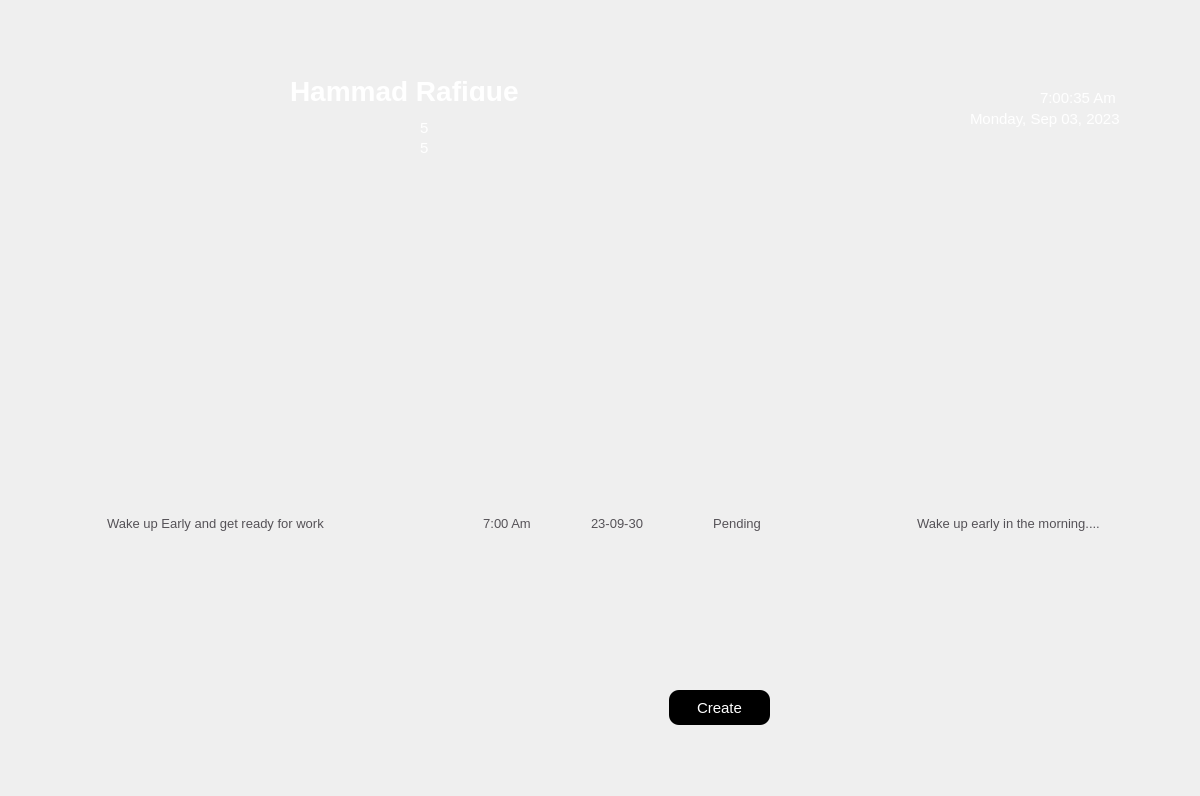
<?xml version="1.0" encoding="UTF-8"?>
<ui version="4.0">
 <class>MainWindow</class>
 <widget class="QMainWindow" name="MainWindow">
  <property name="geometry">
   <rect>
    <x>0</x>
    <y>0</y>
    <width>1200</width>
    <height>796</height>
   </rect>
  </property>
  <property name="maximumSize">
   <size>
    <width>1200</width>
    <height>16777215</height>
   </size>
  </property>
  <property name="windowTitle">
   <string>MainWindow</string>
  </property>
  <property name="unifiedTitleAndToolBarOnMac">
   <bool>false</bool>
  </property>
  <widget class="QWidget" name="centralwidget">
   <widget class="QLabel" name="Img_label">
    <property name="geometry">
     <rect>
      <x>0</x>
      <y>0</y>
      <width>1200</width>
      <height>800</height>
     </rect>
    </property>
    <property name="sizePolicy">
     <sizepolicy hsizetype="Expanding" vsizetype="Fixed">
      <horstretch>0</horstretch>
      <verstretch>0</verstretch>
     </sizepolicy>
    </property>
    <property name="minimumSize">
     <size>
      <width>1200</width>
      <height>800</height>
     </size>
    </property>
    <property name="maximumSize">
     <size>
      <width>1200</width>
      <height>800</height>
     </size>
    </property>
    <property name="text">
     <string/>
    </property>
    <property name="pixmap">
     <pixmap resource="../resources/bin/images/img.qrc">:/img/DashBoard.png</pixmap>
    </property>
   </widget>
   <widget class="QPushButton" name="create_btn_dash">
    <property name="geometry">
     <rect>
      <x>669</x>
      <y>690</y>
      <width>101</width>
      <height>40</height>
     </rect>
    </property>
    <property name="sizePolicy">
     <sizepolicy hsizetype="Expanding" vsizetype="Expanding">
      <horstretch>0</horstretch>
      <verstretch>0</verstretch>
     </sizepolicy>
    </property>
    <property name="minimumSize">
     <size>
      <width>0</width>
      <height>40</height>
     </size>
    </property>
    <property name="maximumSize">
     <size>
      <width>150</width>
      <height>40</height>
     </size>
    </property>
    <property name="styleSheet">
     <string notr="true">#create_btn_dash{
width:100px;
font-size:15px;
font-weight:normal;
background-color:black;
color:white;
margin-bottom:5px;
border-radius:10px;
}

#create_btn_dash:hover{
border:2px solid black;
width:120px;
font-size:17px;

}</string>
    </property>
    <property name="text">
     <string>Create</string>
    </property>
    <property name="autoDefault">
     <bool>false</bool>
    </property>
    <property name="default">
     <bool>true</bool>
    </property>
    <property name="flat">
     <bool>false</bool>
    </property>
   </widget>
   <widget class="QLabel" name="UserName">
    <property name="geometry">
     <rect>
      <x>290</x>
      <y>80</y>
      <width>261</width>
      <height>21</height>
     </rect>
    </property>
    <property name="styleSheet">
     <string notr="true">font-size:28px;
font-weight:bold;
font-family:Arial;
color:white;
background-color:transparent;</string>
    </property>
    <property name="text">
     <string>Hammad Rafique</string>
    </property>
   </widget>
   <widget class="QPushButton" name="closeBtn">
    <property name="geometry">
     <rect>
      <x>1175</x>
      <y>3</y>
      <width>21</width>
      <height>23</height>
     </rect>
    </property>
    <property name="styleSheet">
     <string notr="true">#closeBtn{
border-radius:5px;
}

#closeBtn:hover{
background-color:red;
}</string>
    </property>
    <property name="text">
     <string/>
    </property>
    <property name="icon">
     <iconset>
      <normaloff>C:/Users/Hammad Rafique/Downloads/icons8-close-100.png</normaloff>C:/Users/Hammad Rafique/Downloads/icons8-close-100.png</iconset>
    </property>
   </widget>
   <widget class="QPushButton" name="maximizeBtn">
    <property name="geometry">
     <rect>
      <x>1152</x>
      <y>3</y>
      <width>21</width>
      <height>23</height>
     </rect>
    </property>
    <property name="styleSheet">
     <string notr="true">

#maximizeBtn{
border-radius:5px;
background-color:transparent;

}

#maximizeBtn:hover{
background-color:#A84ECF;

}</string>
    </property>
    <property name="text">
     <string/>
    </property>
    <property name="icon">
     <iconset>
      <normaloff>C:/Users/Hammad Rafique/Downloads/icons8-maximize-100.png</normaloff>C:/Users/Hammad Rafique/Downloads/icons8-maximize-100.png</iconset>
    </property>
    <property name="iconSize">
     <size>
      <width>14</width>
      <height>14</height>
     </size>
    </property>
   </widget>
   <widget class="QPushButton" name="mini_Btn">
    <property name="geometry">
     <rect>
      <x>1130</x>
      <y>3</y>
      <width>21</width>
      <height>23</height>
     </rect>
    </property>
    <property name="styleSheet">
     <string notr="true">
#mini_Btn{
border-radius:5px;
background-color:transparent;

}

#mini_Btn:hover{
background-color:#A84ECF;

}</string>
    </property>
    <property name="text">
     <string/>
    </property>
    <property name="icon">
     <iconset>
      <normaloff>C:/Users/Hammad Rafique/Downloads/icons8-minimize-100.png</normaloff>C:/Users/Hammad Rafique/Downloads/icons8-minimize-100.png</iconset>
    </property>
    <property name="iconSize">
     <size>
      <width>12</width>
      <height>12</height>
     </size>
    </property>
   </widget>
   <widget class="QLabel" name="clock_time">
    <property name="geometry">
     <rect>
      <x>1040</x>
      <y>90</y>
      <width>101</width>
      <height>16</height>
     </rect>
    </property>
    <property name="styleSheet">
     <string notr="true">font-size:11pt;
color:white;</string>
    </property>
    <property name="text">
     <string>7:00:35 Am</string>
    </property>
   </widget>
   <widget class="QLabel" name="clock_date">
    <property name="geometry">
     <rect>
      <x>970</x>
      <y>111</y>
      <width>171</width>
      <height>16</height>
     </rect>
    </property>
    <property name="styleSheet">
     <string notr="true">font-size:11pt;
color:white;</string>
    </property>
    <property name="text">
     <string>Monday, Sep 03, 2023</string>
    </property>
   </widget>
   <widget class="QLabel" name="total_com_task">
    <property name="geometry">
     <rect>
      <x>420</x>
      <y>120</y>
      <width>121</width>
      <height>16</height>
     </rect>
    </property>
    <property name="styleSheet">
     <string notr="true">font-size:11pt;
color:white;</string>
    </property>
    <property name="text">
     <string>5</string>
    </property>
   </widget>
   <widget class="QLabel" name="total_pen_task">
    <property name="geometry">
     <rect>
      <x>420</x>
      <y>140</y>
      <width>121</width>
      <height>16</height>
     </rect>
    </property>
    <property name="styleSheet">
     <string notr="true">font-size:11pt;
color:white;</string>
    </property>
    <property name="text">
     <string>5</string>
    </property>
   </widget>
   <widget class="QScrollArea" name="scrollArea">
    <property name="geometry">
     <rect>
      <x>80</x>
      <y>300</y>
      <width>720</width>
      <height>441</height>
     </rect>
    </property>
    <property name="sizePolicy">
     <sizepolicy hsizetype="Preferred" vsizetype="Preferred">
      <horstretch>0</horstretch>
      <verstretch>60</verstretch>
     </sizepolicy>
    </property>
    <property name="minimumSize">
     <size>
      <width>720</width>
      <height>200</height>
     </size>
    </property>
    <property name="maximumSize">
     <size>
      <width>0</width>
      <height>600</height>
     </size>
    </property>
    <property name="layoutDirection">
     <enum>Qt::LeftToRight</enum>
    </property>
    <property name="styleSheet">
     <string notr="true">border-radius:5px;
background-color:transparent;
display:flex;
flex-direction:column;
justify-content:flex-start;
align-items:flex-start;</string>
    </property>
    <property name="frameShape">
     <enum>QFrame::NoFrame</enum>
    </property>
    <property name="verticalScrollBarPolicy">
     <enum>Qt::ScrollBarAlwaysOff</enum>
    </property>
    <property name="horizontalScrollBarPolicy">
     <enum>Qt::ScrollBarAlwaysOff</enum>
    </property>
    <property name="sizeAdjustPolicy">
     <enum>QAbstractScrollArea::AdjustToContents</enum>
    </property>
    <property name="widgetResizable">
     <bool>true</bool>
    </property>
    <property name="alignment">
     <set>Qt::AlignLeading|Qt::AlignLeft|Qt::AlignTop</set>
    </property>
    <widget class="QWidget" name="scrollAreaWidgetContents">
     <property name="geometry">
      <rect>
       <x>0</x>
       <y>0</y>
       <width>720</width>
       <height>441</height>
      </rect>
     </property>
     <property name="sizePolicy">
      <sizepolicy hsizetype="Expanding" vsizetype="Expanding">
       <horstretch>0</horstretch>
       <verstretch>0</verstretch>
      </sizepolicy>
     </property>
     <layout class="QVBoxLayout" name="verticalLayout">
      <item>
       <widget class="QFrame" name="frame_10">
        <property name="sizePolicy">
         <sizepolicy hsizetype="Fixed" vsizetype="Fixed">
          <horstretch>0</horstretch>
          <verstretch>0</verstretch>
         </sizepolicy>
        </property>
        <property name="minimumSize">
         <size>
          <width>700</width>
          <height>35</height>
         </size>
        </property>
        <property name="styleSheet">
         <string notr="true">margin:5px 0px 0px 5px;
</string>
        </property>
        <property name="frameShape">
         <enum>QFrame::StyledPanel</enum>
        </property>
        <property name="frameShadow">
         <enum>QFrame::Raised</enum>
        </property>
        <widget class="QLabel" name="label_31">
         <property name="geometry">
          <rect>
           <x>10</x>
           <y>0</y>
           <width>361</width>
           <height>35</height>
          </rect>
         </property>
         <property name="minimumSize">
          <size>
           <width>0</width>
           <height>35</height>
          </size>
         </property>
         <property name="styleSheet">
          <string notr="true">font-size:10pt;
color:#555257;
</string>
         </property>
         <property name="text">
          <string>Wake up Early and get ready for work</string>
         </property>
        </widget>
        <widget class="QLabel" name="label_32">
         <property name="geometry">
          <rect>
           <x>370</x>
           <y>0</y>
           <width>91</width>
           <height>35</height>
          </rect>
         </property>
         <property name="minimumSize">
          <size>
           <width>0</width>
           <height>35</height>
          </size>
         </property>
         <property name="styleSheet">
          <string notr="true">font-size:10pt;
color:#555257;
</string>
         </property>
         <property name="text">
          <string>7:00 Am</string>
         </property>
         <property name="alignment">
          <set>Qt::AlignCenter</set>
         </property>
        </widget>
        <widget class="QLabel" name="label_34">
         <property name="geometry">
          <rect>
           <x>460</x>
           <y>0</y>
           <width>131</width>
           <height>35</height>
          </rect>
         </property>
         <property name="minimumSize">
          <size>
           <width>0</width>
           <height>35</height>
          </size>
         </property>
         <property name="styleSheet">
          <string notr="true">font-size:10pt;
color:#555257;
</string>
         </property>
         <property name="text">
          <string>23-09-30</string>
         </property>
         <property name="alignment">
          <set>Qt::AlignCenter</set>
         </property>
        </widget>
        <widget class="QLabel" name="label_35">
         <property name="geometry">
          <rect>
           <x>590</x>
           <y>0</y>
           <width>111</width>
           <height>35</height>
          </rect>
         </property>
         <property name="minimumSize">
          <size>
           <width>0</width>
           <height>35</height>
          </size>
         </property>
         <property name="styleSheet">
          <string notr="true">font-size:10pt;
color:#555257;
</string>
         </property>
         <property name="text">
          <string>Pending</string>
         </property>
         <property name="alignment">
          <set>Qt::AlignCenter</set>
         </property>
        </widget>
       </widget>
      </item>
     </layout>
    </widget>
   </widget>
   <widget class="QScrollArea" name="scrollArea_2">
    <property name="geometry">
     <rect>
      <x>850</x>
      <y>300</y>
      <width>271</width>
      <height>441</height>
     </rect>
    </property>
    <property name="sizePolicy">
     <sizepolicy hsizetype="Preferred" vsizetype="Preferred">
      <horstretch>0</horstretch>
      <verstretch>0</verstretch>
     </sizepolicy>
    </property>
    <property name="styleSheet">
     <string notr="true">background-color:transparent;
border:0px</string>
    </property>
    <property name="verticalScrollBarPolicy">
     <enum>Qt::ScrollBarAlwaysOff</enum>
    </property>
    <property name="horizontalScrollBarPolicy">
     <enum>Qt::ScrollBarAlwaysOff</enum>
    </property>
    <property name="widgetResizable">
     <bool>true</bool>
    </property>
    <widget class="QWidget" name="scrollAreaWidgetContents_2">
     <property name="geometry">
      <rect>
       <x>0</x>
       <y>0</y>
       <width>271</width>
       <height>441</height>
      </rect>
     </property>
     <layout class="QVBoxLayout" name="verticalLayout_2">
      <item>
       <widget class="QFrame" name="frame_9">
        <property name="sizePolicy">
         <sizepolicy hsizetype="Fixed" vsizetype="Fixed">
          <horstretch>0</horstretch>
          <verstretch>0</verstretch>
         </sizepolicy>
        </property>
        <property name="minimumSize">
         <size>
          <width>250</width>
          <height>35</height>
         </size>
        </property>
        <property name="maximumSize">
         <size>
          <width>250</width>
          <height>35</height>
         </size>
        </property>
        <property name="styleSheet">
         <string notr="true">margin:5px 0px 0px 5px;
</string>
        </property>
        <property name="frameShape">
         <enum>QFrame::StyledPanel</enum>
        </property>
        <property name="frameShadow">
         <enum>QFrame::Raised</enum>
        </property>
        <widget class="QLabel" name="label_89">
         <property name="geometry">
          <rect>
           <x>10</x>
           <y>2</y>
           <width>30</width>
           <height>30</height>
          </rect>
         </property>
         <property name="sizePolicy">
          <sizepolicy hsizetype="Fixed" vsizetype="Fixed">
           <horstretch>0</horstretch>
           <verstretch>0</verstretch>
          </sizepolicy>
         </property>
         <property name="minimumSize">
          <size>
           <width>30</width>
           <height>30</height>
          </size>
         </property>
         <property name="maximumSize">
          <size>
           <width>30</width>
           <height>30</height>
          </size>
         </property>
         <property name="styleSheet">
          <string notr="true">border:0px</string>
         </property>
         <property name="text">
          <string/>
         </property>
         <property name="pixmap">
          <pixmap>C:/Users/Hammad Rafique/Downloads/icons8-tick-100.png</pixmap>
         </property>
         <property name="scaledContents">
          <bool>true</bool>
         </property>
         <property name="alignment">
          <set>Qt::AlignCenter</set>
         </property>
         <property name="wordWrap">
          <bool>false</bool>
         </property>
        </widget>
        <widget class="QLabel" name="label_90">
         <property name="geometry">
          <rect>
           <x>50</x>
           <y>0</y>
           <width>200</width>
           <height>35</height>
          </rect>
         </property>
         <property name="sizePolicy">
          <sizepolicy hsizetype="Fixed" vsizetype="Fixed">
           <horstretch>0</horstretch>
           <verstretch>0</verstretch>
          </sizepolicy>
         </property>
         <property name="minimumSize">
          <size>
           <width>200</width>
           <height>35</height>
          </size>
         </property>
         <property name="maximumSize">
          <size>
           <width>180</width>
           <height>35</height>
          </size>
         </property>
         <property name="font">
          <font>
           <pointsize>10</pointsize>
          </font>
         </property>
         <property name="styleSheet">
          <string notr="true">font-size:10pt;
color:#555257;
border:0px;
</string>
         </property>
         <property name="text">
          <string>Wake up early in the morning....</string>
         </property>
        </widget>
       </widget>
      </item>
     </layout>
    </widget>
   </widget>
   <zorder>Img_label</zorder>
   <zorder>closeBtn</zorder>
   <zorder>maximizeBtn</zorder>
   <zorder>mini_Btn</zorder>
   <zorder>UserName</zorder>
   <zorder>clock_time</zorder>
   <zorder>clock_date</zorder>
   <zorder>total_com_task</zorder>
   <zorder>total_pen_task</zorder>
   <zorder>scrollArea</zorder>
   <zorder>create_btn_dash</zorder>
   <zorder>scrollArea_2</zorder>
  </widget>
 </widget>
 <resources>
  <include location="../resources/bin/images/img.qrc"/>
 </resources>
 <connections/>
</ui>
